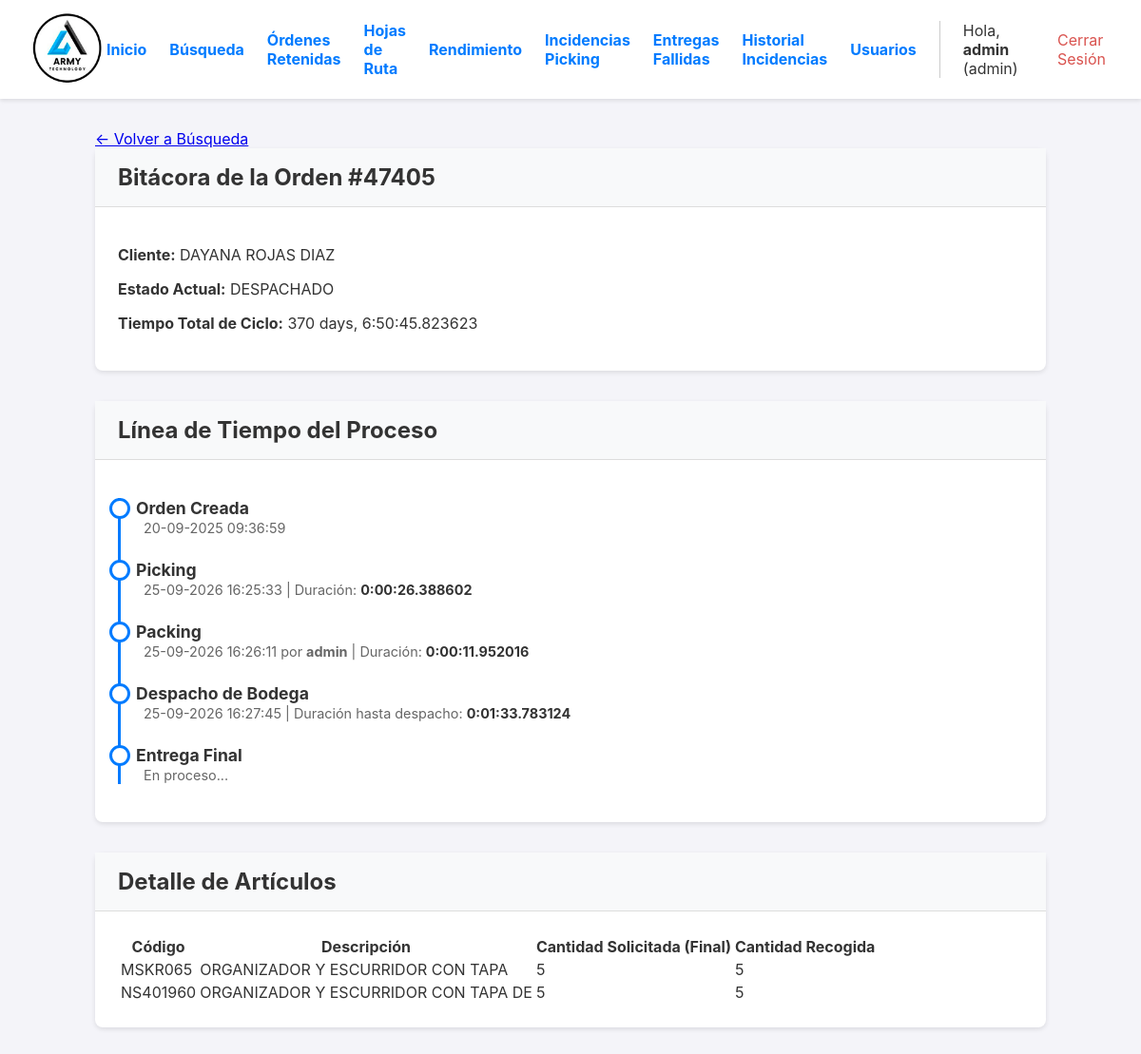
/orden/9/bitacora (signed in), run on an earlier commit of the app's database.
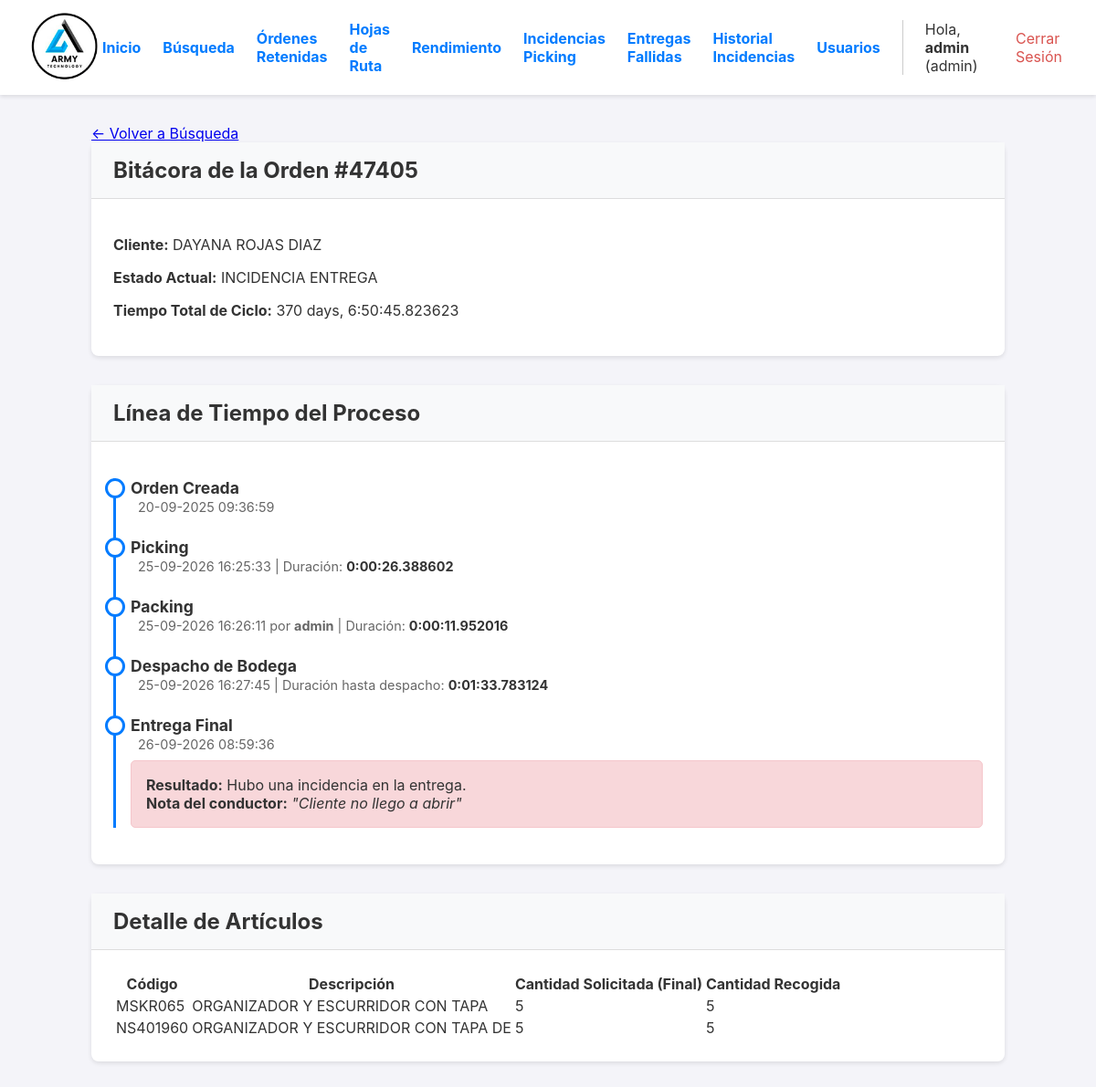
And on a later commit of the database.
### app.py (models this page shows, shortened)
class Orden(db.Model):
    id = db.Column(db.Integer, primary_key=True)
    numero_pedido = db.Column(db.String(50), unique=True, nullable=False)
    cliente_nombre = db.Column(db.String(200), nullable=False)
    cliente_direccion = db.Column(db.String(300), nullable=True)
    estado = db.Column(db.String(30), nullable=False, default='PENDIENTE')
    fecha_creacion = db.Column(db.DateTime, nullable=False, default=datetime.datetime.utcnow)
    lote_id = db.Column(db.Integer, db.ForeignKey('lote_picking.id'), nullable=True)
    items = db.relationship('ItemOrden', backref='orden', lazy=True, cascade="all, delete-orphan")
    fecha_inicio_picking = db.Column(db.DateTime, nullable=True)
    fecha_fin_picking = db.Column(db.DateTime, nullable=True)
    fecha_fin_packing = db.Column(db.DateTime, nullable=True)
    fecha_despacho = db.Column(db.DateTime, nullable=True)
    packer_id = db.Column(db.Integer, db.ForeignKey('user.id', ondelete='SET NULL'), nullable=True)
    packer = db.relationship('User', foreign_keys=[packer_id])
    devolucion_confirmada = db.Column(db.Boolean, default=False, nullable=False)
    bultos = db.relationship('Bulto', backref='orden', cascade="all, delete-orphan")
    hoja_de_ruta_id = db.Column(db.Integer, db.ForeignKey('hoja_de_ruta.id'), nullable=True)
    destino_id = db.Column(db.Integer, db.ForeignKey('destino.id'), nullable=True)
    destino = db.relationship('Destino', backref='ordenes')
    guia_encomienda = db.Column(db.String(100), nullable=True)
    nota_entrega = db.Column(db.Text, nullable=True)
    fecha_entrega_final = db.Column(db.DateTime, nullable=True)
    nota_bodega = db.Column(db.Text, nullable=True)

### app.py (the view)
@app.route('/orden/<int:orden_id>/bitacora')
@login_required
@logistica_required # Cambiado a logistica_required para que operarios también puedan verla
def bitacora_orden(orden_id):
    options_list = [
        joinedload(Orden.lote).joinedload(LotePicking.operario),
        joinedload(Orden.packer),
        subqueryload(Orden.items).joinedload(ItemOrden.historial_incidencias),
        joinedload(Orden.hoja_de_ruta).joinedload(HojaDeRuta.conductor) # <-- NUEVA LÍNEA
    ]
    orden = db.session.get(Orden, orden_id, options=options_list)
    if not orden:
        flash('Orden no encontrada.', 'error')
        return redirect(url_for('reportes_y_busqueda'))
    duraciones = {}
    if orden.fecha_inicio_picking and orden.fecha_fin_picking:
        duraciones['picking'] = orden.fecha_fin_picking - orden.fecha_inicio_picking
    if orden.fecha_fin_picking and orden.fecha_fin_packing:
        duraciones['packing'] = orden.fecha_fin_packing - orden.fecha_fin_picking
    if orden.fecha_fin_packing and orden.fecha_despacho:
        duraciones['despacho'] = orden.fecha_despacho - orden.fecha_fin_packing
    if orden.fecha_creacion and orden.fecha_despacho:
        duraciones['total'] = orden.fecha_despacho - orden.fecha_creacion
    return render_template('bitacora_orden.html', orden=orden, duraciones=duraciones)

### app.py (called while the page is built)
def logistica_required(f):
    @wraps(f)
    def decorated_function(*args, **kwargs):
        if not current_user.is_authenticated or current_user.role not in ['admin', 'operario', 'garantias']:
            flash('Se requiere rol de Administrador, Operario o Garantías para acceder a esta página.', 'error')
            return redirect(url_for('dashboard'))
        return f(*args, **kwargs)
    return decorated_function

@login_manager.user_loader
def load_user(user_id):
    return db.session.get(User, int(user_id))

@app.template_filter('localtime')
def to_localtime_filter(utc_datetime):
    if not utc_datetime: return ""
    local_tz = pytz.timezone('America/Costa_Rica')
    local_dt = utc_datetime.replace(tzinfo=pytz.utc).astimezone(local_tz)
    return local_dt.strftime('%d-%m-%Y %H:%M:%S')

### templates/bitacora_orden.html (shortened to what the changed rows need)
{% extends "layout.html" %}
{% block content %}
<div class="bitacora-container">
    <div class="card">
        <div class="card-header">
            <h2>Bitácora de la Orden #{{ orden.numero_pedido }}</h2>
        </div>
        <div class="card-body">
            <p><strong>Cliente:</strong> {{ orden.cliente_nombre }}</p>
            <p><strong>Estado Actual:</strong> <span class="estado estado-{{ orden.estado }}">{{ orden.estado.replace('_', ' ') }}</span></p>
            {% if duraciones.total %}
            <p><strong>Tiempo Total de Ciclo:</strong> <span class="duracion">{{ duraciones.total }}</span></p>
            {% endif %}
        </div>
    </div>
    <div class="card">
        <div class="card-header"><h2>Línea de Tiempo del Proceso</h2></div>
        <div class="card-body">
            <ul class="timeline">
                <li class="timeline-item">
                    <div class="timeline-title">Orden Creada</div>
                    <span class="timeline-meta">{{ orden.fecha_creacion | localtime }}</span>
                </li>
                <li class="timeline-item">
                    <div class="timeline-title">Picking</div>
                    <span class="timeline-meta">
                        {{ orden.fecha_inicio_picking | localtime if orden.fecha_inicio_picking else 'Pendiente' }}
                        {% if duraciones.picking %} | Duración: <span class="duracion">{{ duraciones.picking }}</span>{% endif %}
                    </span>
                </li>
                <li class="timeline-item">
                    <div class="timeline-title">Packing</div>
                    <span class="timeline-meta">
                        {{ orden.fecha_fin_packing | localtime if orden.fecha_fin_packing else 'Pendiente' }}
                        {% if orden.packer %} por <strong>{{ orden.packer.username }}</strong>{% endif %}
                        {% if duraciones.packing %} | Duración: <span class="duracion">{{ duraciones.packing }}</span>{% endif %}
                    </span>
                </li>
                <li class="timeline-item">
                    <div class="timeline-title">Despacho de Bodega</div>
                     <span class="timeline-meta">
                        {{ orden.fecha_despacho | localtime if orden.fecha_despacho else 'Pendiente' }}
                        {% if duraciones.despacho %} | Duración hasta despacho: <span class="duracion">{{ duraciones.despacho }}</span>{% endif %}
                    </span>
                </li>
                <li class="timeline-item" style="padding-bottom:0;">
                    <div class="timeline-title">Entrega Final</div>
                    <span class="timeline-meta">
                        {% if orden.fecha_entrega_final %}
                            {{ orden.fecha_entrega_final | localtime }}
                        {% elif orden.hoja_de_ruta and orden.hoja_de_ruta.fecha_finalizacion %}
                            {{ orden.hoja_de_ruta.fecha_finalizacion | localtime }}
                        {% elif orden.estado in ['DESPACHADO', 'ENTREGADO', 'ENTREGA_FALLIDA', 'INCIDENCIA_ENTREGA'] %}
                            En proceso...
                        {% else %}
                            Pendiente
                        {% endif %}
                    </span>
                    {% if orden.estado == 'ENTREGADO' %}
                        <div class="status-log status-log-success">
                            <strong>Resultado:</strong> La orden fue entregada con éxito.
                        </div>
                    {% elif orden.estado in ['ENTREGA_FALLIDA', 'INCIDENCIA_ENTREGA'] %}
                        <div class="status-log status-log-failure">
                            <strong>Resultado:</strong> Hubo una incidencia en la entrega. <br>
                            <strong>Nota del conductor:</strong> <em>"{{ orden.nota_entrega }}"</em>
                        </div>
                    {% elif orden.estado == 'CANCELADA' %}
                         <div class="status-log status-log-failure">
                            <strong>Resultado:</strong> La orden fue cancelada.
                        </div>
                    {% endif %}
                </li>
            </ul>
        </div>
    </div>
    <div class="card">
        <div class="card-header"><h2>Detalle de Artículos</h2></div>
        <div class="card-body">
            <table class="kpi-table">
                <thead>
                    <tr>
                        <th>Código</th>
                        <th>Descripción</th>
                        <th>Cantidad Solicitada (Final)</th>
                        <th>Cantidad Recogida</th>
                    </tr>
                </thead>
            </table>
        </div>
    </div>
</div>
{% endblock %}

What changed in the data, as far as the page shows it:
changed Orden "DAYANA ROJAS DIAZ": estado.replace "DESPACHADO" → "INCIDENCIA ENTREGA"; fecha_entrega_final (not shown) → "26-09-2026 08:59:36"; estado "DESPACHADO" → "INCIDENCIA_ENTREGA" (drawn); nota_entrega (not shown) → "Cliente no llego a abrir"
Also different on the page:
text no longer shown: "En proceso..."
text now shown: "Resultado: Hubo una incidencia en la entrega. Nota del conductor: \" \""
